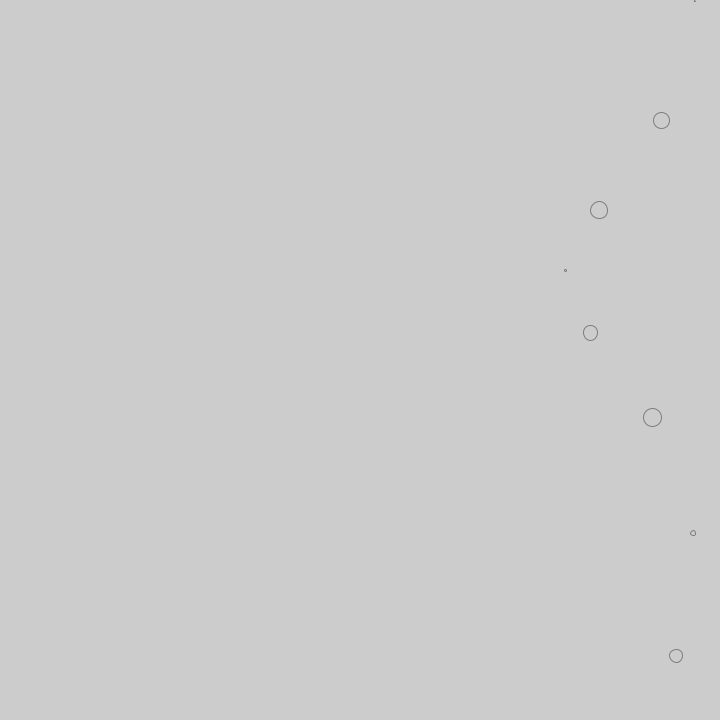
Frame 1 (no input)
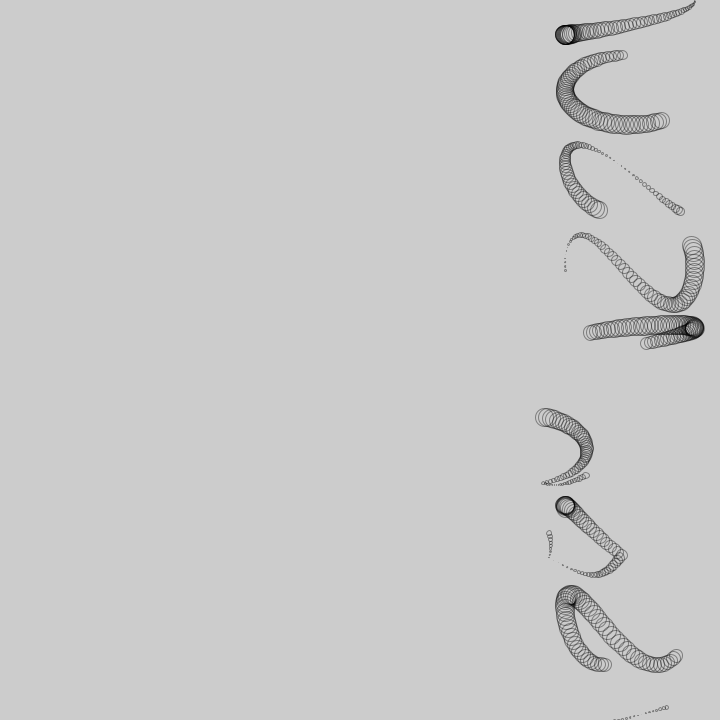
Frame 60 (the mouse pressed at the canvas centre just before this capture)
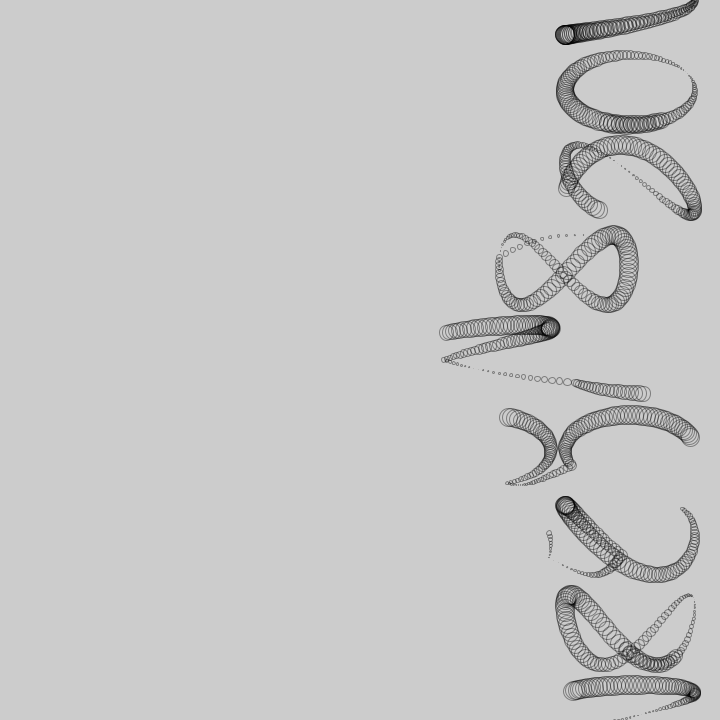
Frame 120 (the mouse held since frame 60 and released just before this capture)

The Processing sketch that drew these frames (run headless with seeded random() and noise(); from frame 60 on, the mouse is pressed at the canvas centre):

// Processing sketch: sketch_10152020_ShapeShifting
// ── sketch_10152020_ShapeShifting.pde
float t,i;
void setup(){size(720,720);noFill();stroke(0,99);}
void draw(){
 t+=.03;
 for(i=0;i<9;i++){
  if((t+i)%7>TAU)
   copy(0,int(i*90-45),720,90,-int((t+i)%7),int(i*90-45),720,90);
  circle(cos(t*2+i)*65+630,sin(t*(i%4+1)+i)*35+90*i,19*sin(t*.9+i));
 }
}
